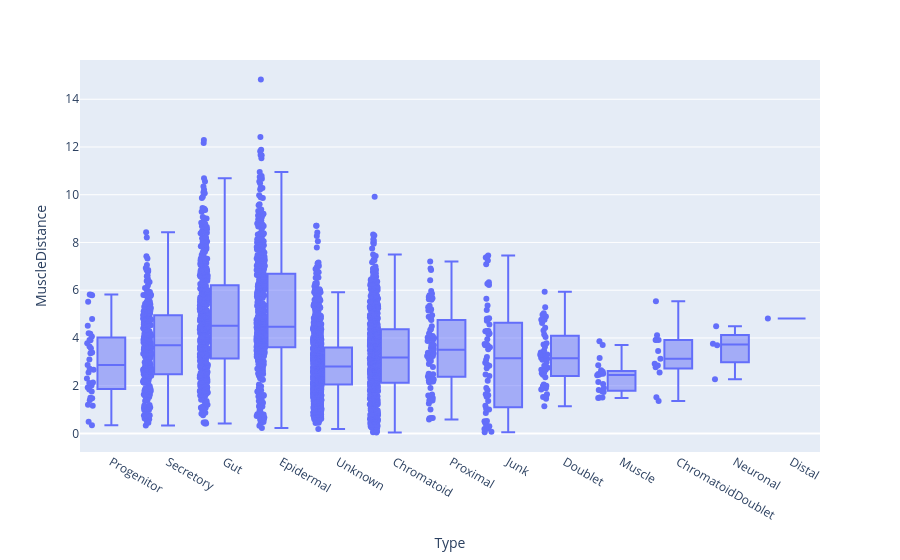

Notebook cell for this chart:
### Code cell
f = px.box(control_df, x='Type', y='MuscleDistance',points='all')
f.write_html('MuscleProximity.html')
f

### Figure 1 — Plotly figure (JSON) as saved in the notebook; plotly's stock layout.template omitted (floating-point values rounded to 4 significant figures; data arrays with more than 128 entries replaced by an {"elided": "..."} marker saying what was removed)
{"data": [{"alignmentgroup": "True", "boxpoints": "all", "hovertemplate": "Type=%{x}<br>MuscleDistance=%{y}<extra></extra>", "legendgroup": "", "marker": {"color": "#636efa"}, "name": "", "notched": false, "offsetgroup": "", "orientation": "v", "showlegend": false, "type": "box", "x": {"elided": "3045 str values"}, "x0": " ", "xaxis": "x", "y": {"elided": "3045 float values"}, "y0": " ", "yaxis": "y"}], "layout": {"boxmode": "group", "legend": {"tracegroupgap": 0}, "margin": {"t": 60}, "xaxis": {"anchor": "y", "domain": [0, 1], "title": {"text": "Type"}}, "yaxis": {"anchor": "x", "domain": [0, 1], "title": {"text": "MuscleDistance"}}}}
